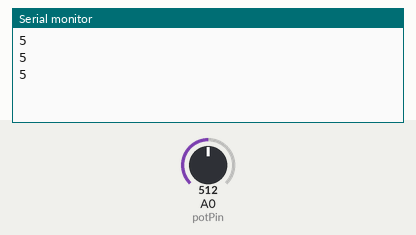
The sketch below on a simulated Arduino Uno, built with avr-gcc and run on an emulated ATmega328P. Parts: the last lines printed to the serial monitor. The inputs (shaded band) are chosen by the test bench; at power-on: A0 (potPin) = 512. No radio packets arrive unless stated.

Above: at 1.3 s.
1.4 s: A0 (potPin) set to 716
At 1.9 s:
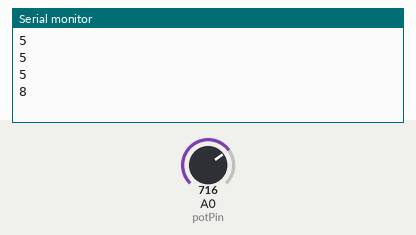
2.9 s: A0 (potPin) set to 900
At 3.4 s:
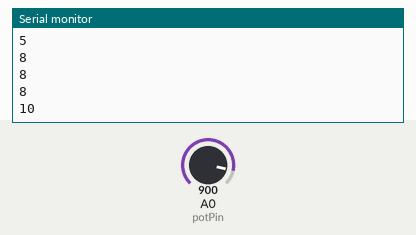
Timing chart, 0 to 5.9 s (numbered marks = the images above; inputs shaded):
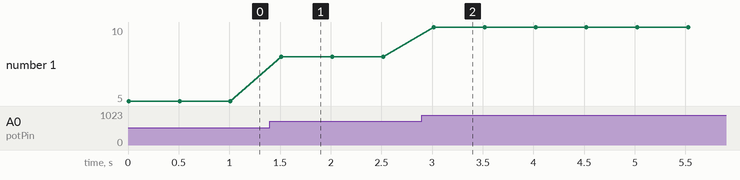

The sketch:

Pot_transmitter.ino
```cpp
#include <SPI.h>
#include <nRF24L01.h>
#include <RF24.h>

RF24 radio(7, 8); // CE, CSN

const byte address[6] = "10100";

int potPin = A0;        // Input pin from the potentiometer      // Output pin to the LED
int potVal = 0;          // A variable to store the potentiometer value

void setup()          // Runs once when sketch start
{
  Serial.begin(9600);
  radio.begin();
  radio.setPALevel(RF24_PA_MIN);
  radio.openWritingPipe(address);
  radio.stopListening();
}

void loop()          // Runs repeatedly
{
  //read from the pot pin, and store it into potval
  potVal = analogRead(potPin);
  radio.write(&potVal, sizeof(potVal));
  Serial.println(map(potVal, 0, 1000, -1, 12));
  delay(500);
}
```

Measured:
- after the input at 1.4 s, the serial monitor: prints a new line after 0.11 s (image 1)
- after the input at 2.9 s, the serial monitor: prints a new line after 0.12 s (image 2)
- plotted number 1: 5 → 8 after the input at 1.4 s, 8 → 10 after the input at 2.9 s
